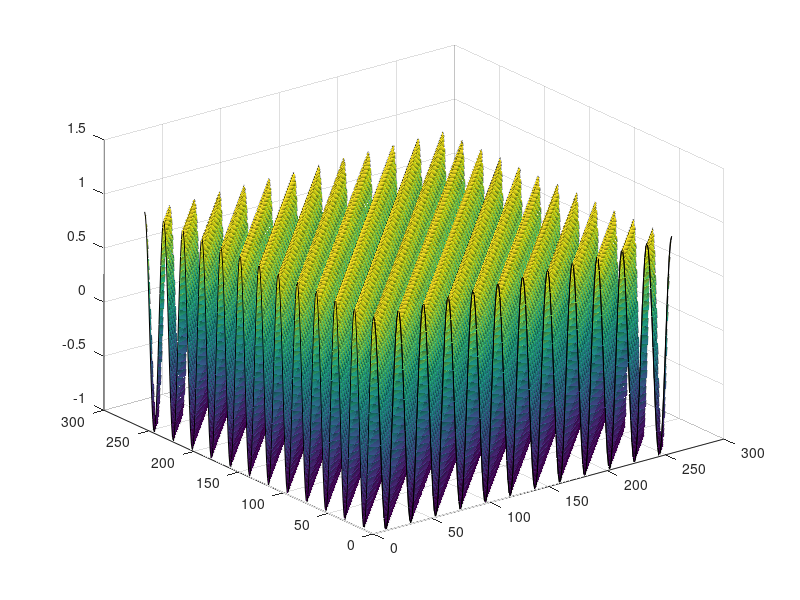
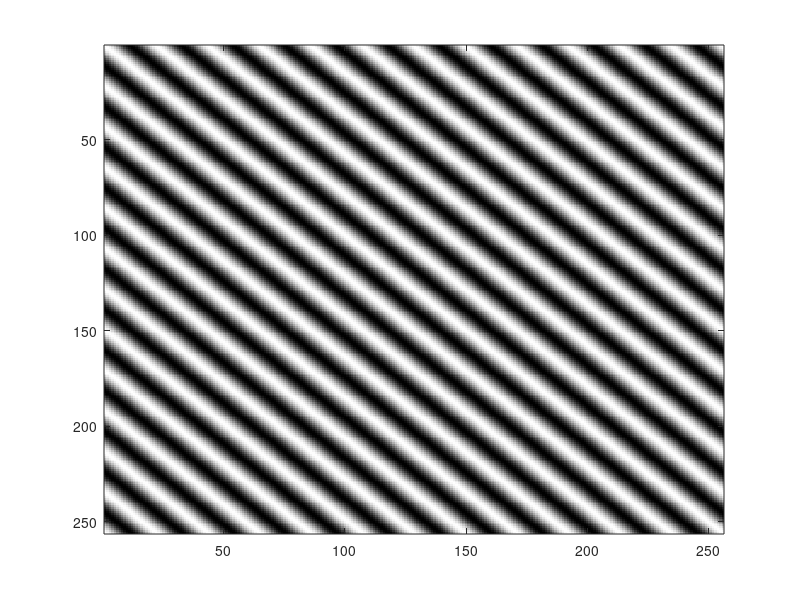
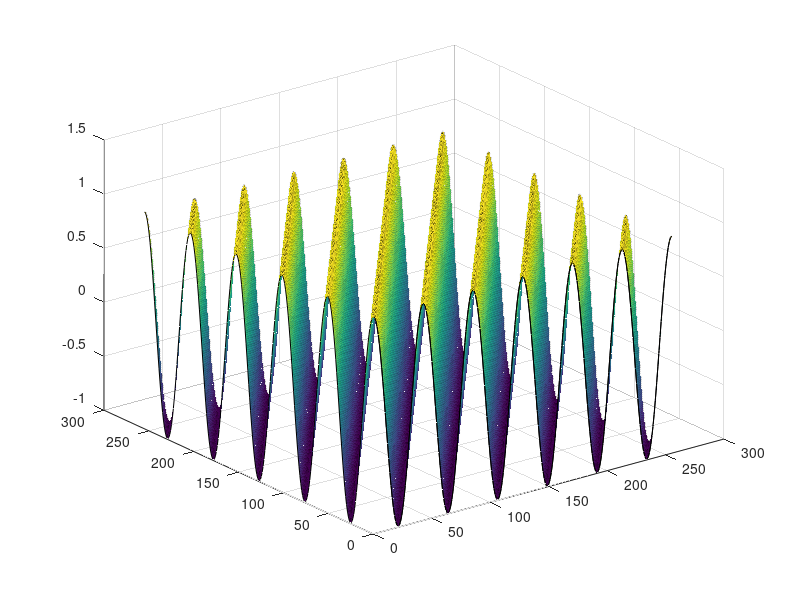
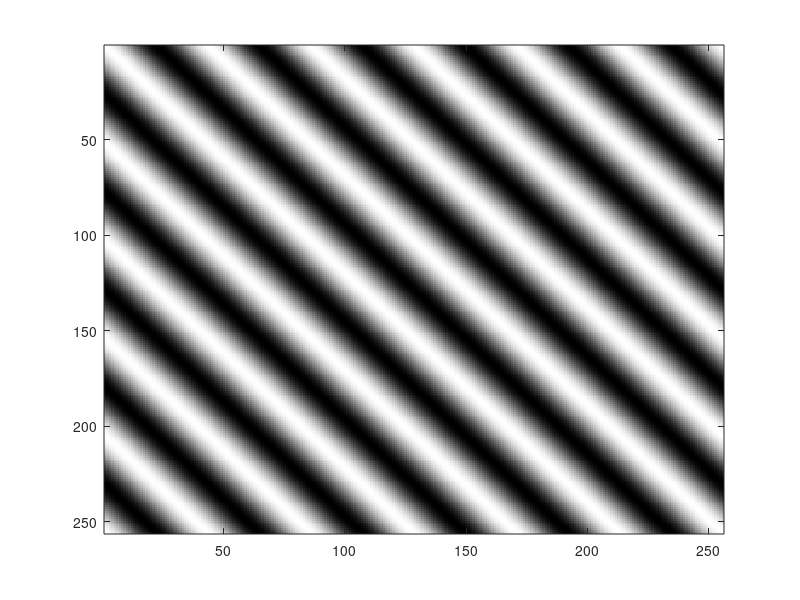

Source code (MATLAB) for these figures, in order:
%exercise of creating two waves and adding them together

%change values for waves 

%first wave was from notes as 4 and 3
wavey = exp(2*pi*j*12*(0:255)/255);
wavex = exp(2*pi*j*12*(0:255)/255);
wave2D = wavey'*wavex;

figure(); %figure allows more then one window at a time.
surf(real(wave2D)) %2d/3d view of an wave. 

figure();
colormap(gray(256)); % change colormap to grayscale. default is rainbow 
image(128*(1+real(real(wave2D))))

%second wave
wavey2 = exp(2*pi*j*5*(0:255)/255);
wavex2 = exp(2*pi*j*6*(0:255)/255);
wave2D2 = wavey2'*wavex2;
figure();
surf(real(wave2D2))

figure();
colormap(gray(256));
image(128*(1+real(real(wave2D2))))

%create a wave with the two before now. See result
figure();
totalWave = wave2D +wave2D2;
surf(real(totalWave))
figure();
colormap(gray(256));
image(128*(1+real(real(totalWave))))



%LENNA examples eveything from notes

load('LENNA.MAT');
y = fft2(xx);
figure();
colormap(gray(256));
image(256*log(abs(y)/max(max(log(abs(y))))))
surf(real(y))

%low pass filter of image 
%corners have high level details so a low pass blocks this.
figure();
mask = zeros(256,256);
mask(1:30,1:30) = 1;
mask(1:30,226:256) = 1;
mask(226:256,1:30) = 1;
mask(226:256,226:256) = 1;
image(256*mask);

y2 = y .* mask;
z = ifft2(y2);
figure();
image(256*log(abs(z)/max(max(log(abs(z))))))
figure();
colormap(gray(256));
image(256*(abs(z)/max(max((abs(z))))))

%high pass filter of image
mask = 1 - mask;
y2 = y .* (mask);
z = ifft2(y2);
figure();
colormap(gray(256));
image(256*(abs(z)/max(max((abs(z))))));

y2 = y + y2;
z = ifft2(y2);
figure();
colormap(gray(256));
image(256*(abs(z)/max(max((abs(z))))));